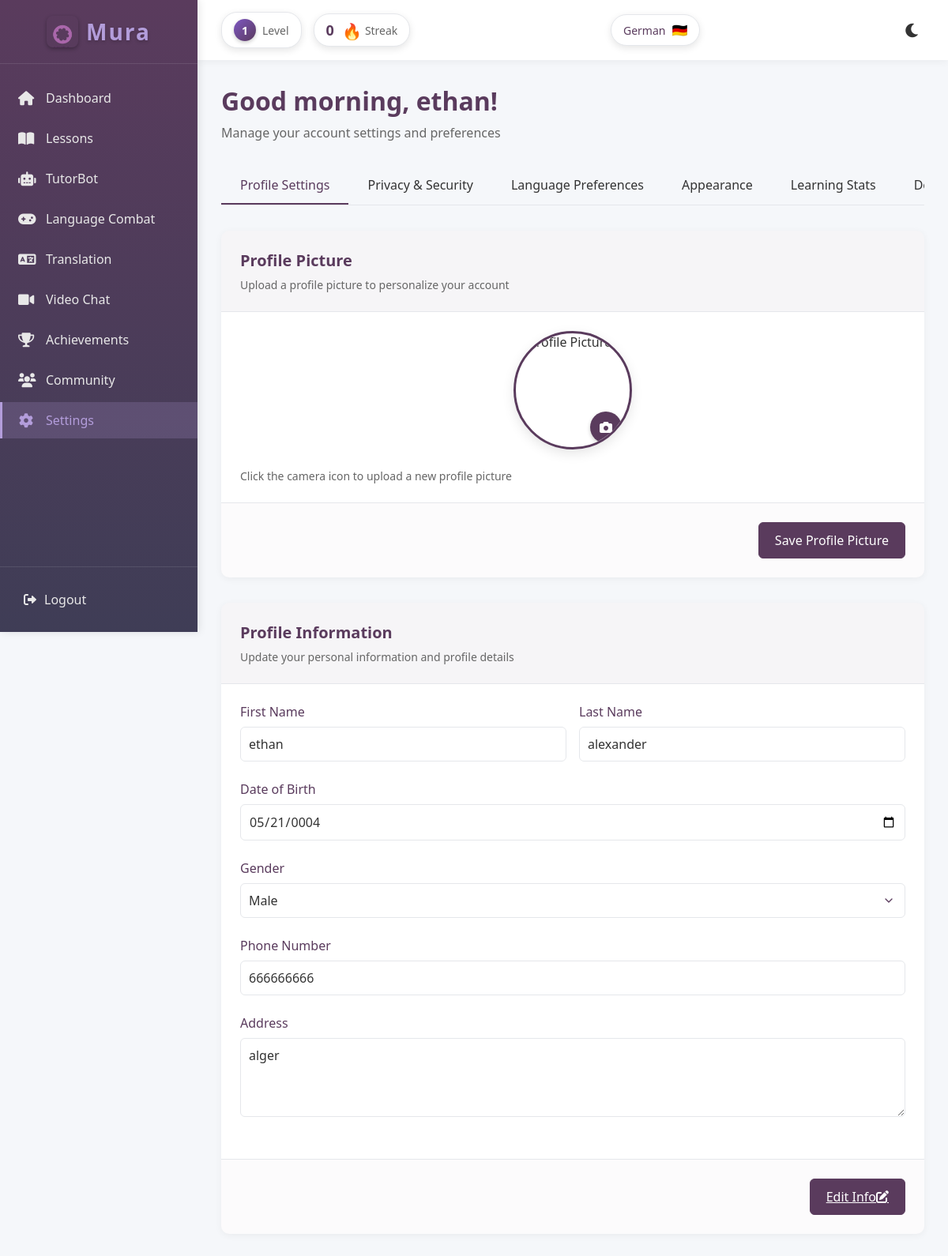
Before: /Settings/settings.php (signed in) with the older database file.
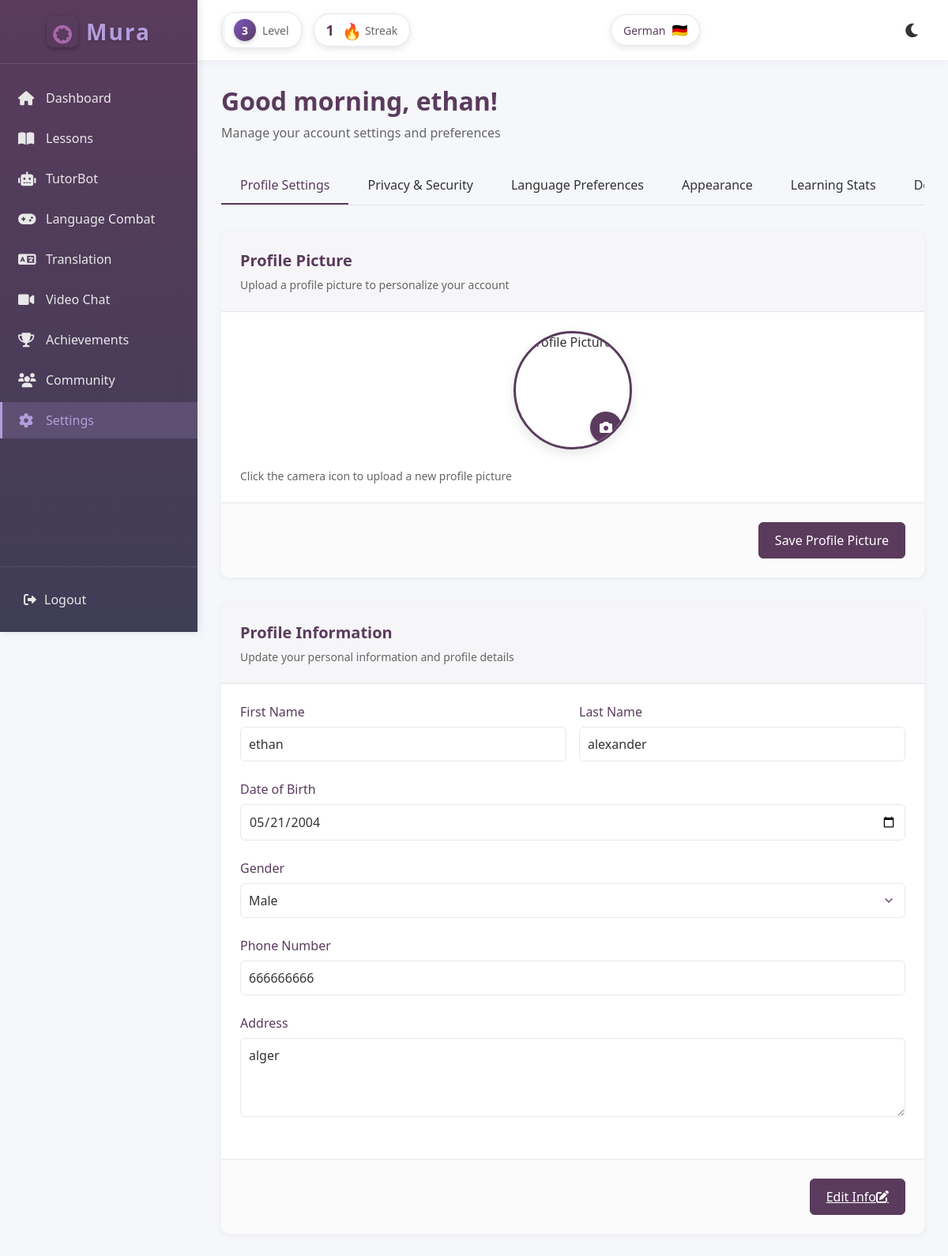
After: the same page with the newer database file.
### tables this page shows
CREATE TABLE `users` (
  `user_ID` int(11) NOT NULL,
  `username` varchar(50) NOT NULL,
  `profile_picture` varchar(255) DEFAULT NULL,
  `email` varchar(40) NOT NULL,
  `password` varchar(100) NOT NULL,
  `onboarding_complete` tinyint(1) DEFAULT 0
);

CREATE TABLE `learner` (
  `learner_ID` int(11) NOT NULL,
  `user_ID` int(11) NOT NULL,
  `first_name` varchar(50) NOT NULL,
  `last_name` varchar(50) NOT NULL,
  `date_of_birth` date NOT NULL,
  `phone_number` int(10) NOT NULL,
  `gender` enum('male','female') NOT NULL,
  `address` varchar(100) NOT NULL,
  `date_of_registrations` timestamp NOT NULL DEFAULT current_timestamp()
);

CREATE TABLE `user_onboarding` (
  `onboarding_id` int(11) NOT NULL,
  `user_ID` int(11) NOT NULL,
  `selected_language` varchar(50) DEFAULT NULL,
  `reason` varchar(255) DEFAULT NULL,
  `daily_goal` varchar(255) DEFAULT NULL,
  `proficiency_level` varchar(20) DEFAULT NULL,
  `is_complete` tinyint(1) DEFAULT 0,
  `created_at` timestamp NOT NULL DEFAULT current_timestamp(),
  `updated_at` timestamp NOT NULL DEFAULT current_timestamp() ON UPDATE current_timestamp()
);

CREATE TABLE `user_streaks` (
  `streak_id` int(11) NOT NULL,
  `user_id` int(11) NOT NULL,
  `current_streak` int(11) NOT NULL DEFAULT 0,
  `longest_streak` int(11) NOT NULL DEFAULT 0,
  `last_play_date` date DEFAULT NULL
);

### Settings/settings.php (the view, shortened to what the changed rows need)
<?php
require_once '../Configurations/db.php';
$user_id = $_SESSION['user_id'];
$sql = "SELECT u.username, u.email, u.onboarding_complete, u.profile_picture,
       uo.selected_language, uo.daily_goal, uo.proficiency_level, uo.reason,
       l.first_name, l.last_name, l.date_of_birth, l.phone_number, l.gender, l.address,
       COALESCE(us.level, 1) as user_level, COALESCE(us.xp, 0) as user_xp
FROM users u
LEFT JOIN user_onboarding uo ON u.user_ID = uo.user_ID
LEFT JOIN learner l ON u.user_ID = l.user_ID
LEFT JOIN user_stats us ON u.user_ID = us.user_id
WHERE u.user_ID = ?";
$stmt = mysqli_prepare($conn, $sql);
mysqli_stmt_bind_param($stmt, "i", $user_id);
mysqli_stmt_execute($stmt);
$result = mysqli_stmt_get_result($stmt);
$user = mysqli_fetch_assoc($result);
$sql = "SELECT current_streak, longest_streak, last_play_date FROM user_streaks WHERE user_id = ?";
$stmt = mysqli_prepare($conn, $sql);
mysqli_stmt_bind_param($stmt, "i", $user_id);
mysqli_stmt_execute($stmt);
$streakResult = mysqli_stmt_get_result($stmt);
$streak = 0;
if ($streakRow = mysqli_fetch_assoc($streakResult)) {
    $streak = $streakRow['current_streak'];
}
$sql = "SELECT level, xp_required FROM xp_level_thresholds ORDER BY level ASC";
$levelResult = mysqli_query($conn, $sql);
$levels = [];
while ($row = mysqli_fetch_assoc($levelResult)) {
    $levels[$row['level']] = $row['xp_required'];
}
$current_level = $user['user_level'];
$current_xp = $user['user_xp'];
$next_level = $current_level + 1;
$xp_for_current_level = isset($levels[$current_level]) ? $levels[$current_level] : 0;
$xp_for_next_level = isset($levels[$next_level]) ? $levels[$next_level] : $xp_for_current_level + 1000;
$xp_needed = $xp_for_next_level - $xp_for_current_level;
$xp_progress = $current_xp - $xp_for_current_level;
$xp_percentage = ($xp_needed > 0) ? min(100, round(($xp_progress / $xp_needed) * 100)) : 100;
$hour = date('H');
if ($hour < 12) {
    $greeting = "Good morning";
} elseif ($hour < 18) {
    $greeting = "Good afternoon";
} else {
    $greeting = "Good evening";
}
$theme = isset($_SESSION['theme']) ? $_SESSION['theme'] : 'light';
function getLanguageFlag($language) {
    $flags = [
        'Spanish' => '🇪🇸',
        'French' => '🇫🇷',
        'English' => '🇬🇧',
        'German' => '🇩🇪',
        'Italian' => '🇮🇹',
        'Portuguese' => '🇵🇹',
        'Russian' => '🇷🇺',
        'Japanese' => '🇯🇵',
        'Chinese' => '🇨🇳',
        'Korean' => '🇰🇷',
        'Arabic' => '🇸🇦',
    ];
    return $flags[$language] ?? '🌐';
}
?>
<!DOCTYPE html>
<html lang="en" data-theme="<?php echo $theme; ?>">
<head>
    <link rel="stylesheet" href="https://cdnjs.cloudflare.com/ajax/libs/font-awesome/6.0.0-beta3/css/all.min.css">
</head>
<body>
    <div class="app-container">
        <div class="sidebar" id="sidebar">
            <div class="logo">
                <div class="logo-container">
                    <h1>Mura</h1>
                </div>
            </div>
        </div>
        <div class="main-content" id="mainContent">
            <div class="top-bar">
                <div class="left-stats">
                    <div class="level-indicator" title="<?php echo $xp_progress; ?> / <?php echo $xp_needed; ?> XP to next level">
                        <div class="xp-progress" style="width: <?php echo $xp_percentage; ?>%"></div>
                        <div class="level-badge">
                            <span class="level-number"><?php echo $user['user_level']; ?></span>
                        </div>
                        <span class="level-label">Level</span>
                    </div>
                    <div class="streak-counter" title="Current streak: <?php echo $streak; ?> days">
                        <span class="streak-number"><?php echo $streak; ?></span>
                        <div class="streak-icon">
                            <span class="fire-emoji">🔥</span>
                        </div>
                        <span class="streak-label">Streak</span>
                    </div>
                </div>
                <div class="language-indicator">
                    <span class="language-name"><?php echo htmlspecialchars($user['selected_language'] ?? 'Select Language'); ?></span>
                    <div class="language-flag">
                        <span><?php echo getLanguageFlag($user['selected_language'] ?? ''); ?></span>
                    </div>
                </div>
            </div>
            <div class="content">
                <div class="header">
                    <h1><?php echo $greeting; ?>, <?php echo htmlspecialchars($user['first_name'] ?? $user['username']); ?>!</h1>
                    <p class="subtitle">Manage your account settings and preferences</p>
                </div>
                <div id="profile" class="tab-content active">
                    <div class="card">
                        <div class="card-header">
                            <h2 class="card-title">Profile Picture</h2>
                        </div>
                    </div>
                    <div class="card">
                        <div class="card-header">
                            <h2 class="card-title">Profile Information</h2>
                        </div>
                        <form id="profileForm" method="POST" action="">
                            <div class="card-content">
                                <div class="form-row">
                                    <div class="form-col form-col-md-6">
                                        <div class="form-group">
                                            <label for="firstName">First Name</label>
                                            <input type="text" class="form-control" id="firstName" name="firstName" placeholder="Enter your first name" value="<?php echo htmlspecialchars($user['first_name'] ?? ''); ?>" required>
                                        </div>
                                    </div>
                                    <div class="form-col form-col-md-6">
                                        <div class="form-group">
                                            <label for="lastName">Last Name</label>
                                            <input type="text" class="form-control" id="lastName" name="lastName" placeholder="Enter your last name" value="<?php echo htmlspecialchars($user['last_name'] ?? ''); ?>" required>
                                        </div>
                                    </div>
                                </div>
                                <div class="form-group">
                                    <label for="dateOfBirth">Date of Birth</label>
                                    <input type="date" class="form-control" id="dateOfBirth" name="dateOfBirth" value="<?php echo htmlspecialchars($user['date_of_birth'] ?? ''); ?>" required>
                                </div>
                                <div class="form-group">
                                    <label for="phoneNumber">Phone Number</label>
                                    <input type="tel" class="form-control" id="phoneNumber" name="phoneNumber" placeholder="Enter your phone number" value="<?php echo htmlspecialchars($user['phone_number'] ?? ''); ?>">
                                </div>
                                <div class="form-group">
                                    <label for="address">Address</label>
                                    <textarea class="form-control" id="address" name="address" rows="3" placeholder="Enter your address"><?php echo htmlspecialchars($user['address'] ?? ''); ?></textarea>
                                </div>
                            </div>
                        </form>
                    </div>
                </div>
            </div>
        </div>
    </div>
</body>
</html>

Changed rows visible on the page:
added user_streaks: current_streak "1"
changed through a linked row, users "ethan": dateOfBirth "05/21/0004" → "05/21/2004"
Other visible differences:
$user['user_level']: "1" → "3"
$streak: "0" → (not shown)
